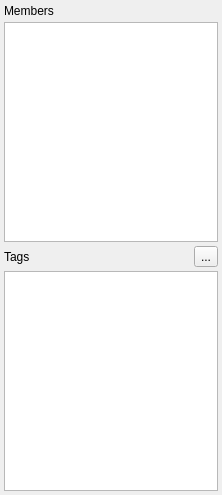
<ui version="4.0" >
 <class>RelationProperties</class>
 <widget class="QWidget" name="RelationProperties" >
  <property name="geometry" >
   <rect>
    <x>0</x>
    <y>0</y>
    <width>222</width>
    <height>495</height>
   </rect>
  </property>
  <property name="windowTitle" >
   <string>Form</string>
  </property>
  <layout class="QVBoxLayout" >
   <property name="spacing" >
    <number>4</number>
   </property>
   <property name="margin" >
    <number>4</number>
   </property>
   <item>
    <layout class="QGridLayout" name="mainLayout" />
   </item>
   <item>
    <widget class="QLabel" name="MembersLabel" >
     <property name="text" >
      <string>Members</string>
     </property>
    </widget>
   </item>
   <item>
    <widget class="QTableView" name="MembersView" >
     <property name="tabKeyNavigation" >
      <bool>false</bool>
     </property>
    </widget>
   </item>
   <item>
    <layout class="QHBoxLayout" >
     <property name="spacing" >
      <number>6</number>
     </property>
     <property name="margin" >
      <number>0</number>
     </property>
     <item>
      <widget class="QLabel" name="label_4" >
       <property name="text" >
        <string>Tags</string>
       </property>
      </widget>
     </item>
     <item>
      <spacer>
       <property name="orientation" >
        <enum>Qt::Horizontal</enum>
       </property>
       <property name="sizeHint" stdset="0" >
        <size>
         <width>40</width>
         <height>20</height>
        </size>
       </property>
      </spacer>
     </item>
     <item>
      <widget class="QToolButton" name="RemoveTagButton" >
       <property name="text" >
        <string>...</string>
       </property>
       <property name="icon" >
        <iconset resource="Icons/AllIcons.qrc" >
         <normaloff>:/Icons/small-remove.xpm</normaloff>:/Icons/small-remove.xpm</iconset>
       </property>
      </widget>
     </item>
    </layout>
   </item>
   <item>
    <widget class="QTableView" name="TagView" >
     <property name="tabKeyNavigation" >
      <bool>false</bool>
     </property>
    </widget>
   </item>
  </layout>
 </widget>
 <resources>
  <include location="Icons/AllIcons.qrc" />
 </resources>
 <connections/>
</ui>
